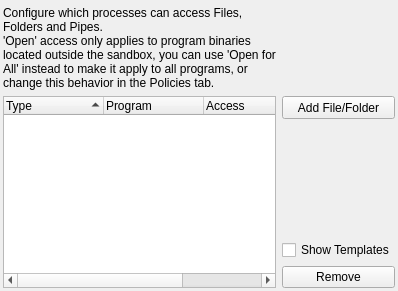
           <widget class="QWidget" name="tabFiles">
            <attribute name="title">
             <string>Files</string>
            </attribute>
            <layout class="QGridLayout" name="gridLayout_72">
             <property name="leftMargin">
              <number>3</number>
             </property>
             <property name="topMargin">
              <number>6</number>
             </property>
             <property name="rightMargin">
              <number>3</number>
             </property>
             <property name="bottomMargin">
              <number>3</number>
             </property>
             <item row="0" column="0">
              <layout class="QGridLayout" name="gridLayout_67">
               <item row="3" column="1">
                <widget class="QCheckBox" name="chkShowFilesTmpl">
                 <property name="text">
                  <string>Show Templates</string>
                 </property>
                </widget>
               </item>
               <item row="4" column="1">
                <widget class="QPushButton" name="btnDelFile">
                 <property name="text">
                  <string>Remove</string>
                 </property>
                </widget>
               </item>
               <item row="1" column="0" rowspan="4">
                <widget class="QTreeWidget" name="treeFiles">
                 <property name="sortingEnabled">
                  <bool>true</bool>
                 </property>
                 <column>
                  <property name="text">
                   <string>Type</string>
                  </property>
                 </column>
                 <column>
                  <property name="text">
                   <string>Program</string>
                  </property>
                 </column>
                 <column>
                  <property name="text">
                   <string>Access</string>
                  </property>
                 </column>
                 <column>
                  <property name="text">
                   <string>Path</string>
                  </property>
                 </column>
                </widget>
               </item>
               <item row="1" column="1">
                <widget class="QToolButton" name="btnAddFile">
                 <property name="sizePolicy">
                  <sizepolicy hsizetype="Preferred" vsizetype="Fixed">
                   <horstretch>0</horstretch>
                   <verstretch>0</verstretch>
                  </sizepolicy>
                 </property>
                 <property name="minimumSize">
                  <size>
                   <width>0</width>
                   <height>23</height>
                  </size>
                 </property>
                 <property name="text">
                  <string>Add File/Folder</string>
                 </property>
                </widget>
               </item>
               <item row="2" column="1">
                <spacer name="verticalSpacer_11">
                 <property name="orientation">
                  <enum>Qt::Vertical</enum>
                 </property>
                 <property name="sizeHint" stdset="0">
                  <size>
                   <width>20</width>
                   <height>40</height>
                  </size>
                 </property>
                </spacer>
               </item>
               <item row="0" column="0">
                <widget class="QLabel" name="label_7">
                 <property name="text">
                  <string>Configure which processes can access Files, Folders and Pipes. 
'Open' access only applies to program binaries located outside the sandbox, you can use 'Open for All' instead to make it apply to all programs, or change this behavior in the Policies tab.</string>
                 </property>
                 <property name="wordWrap">
                  <bool>true</bool>
                 </property>
                </widget>
               </item>
              </layout>
             </item>
            </layout>
           </widget>
